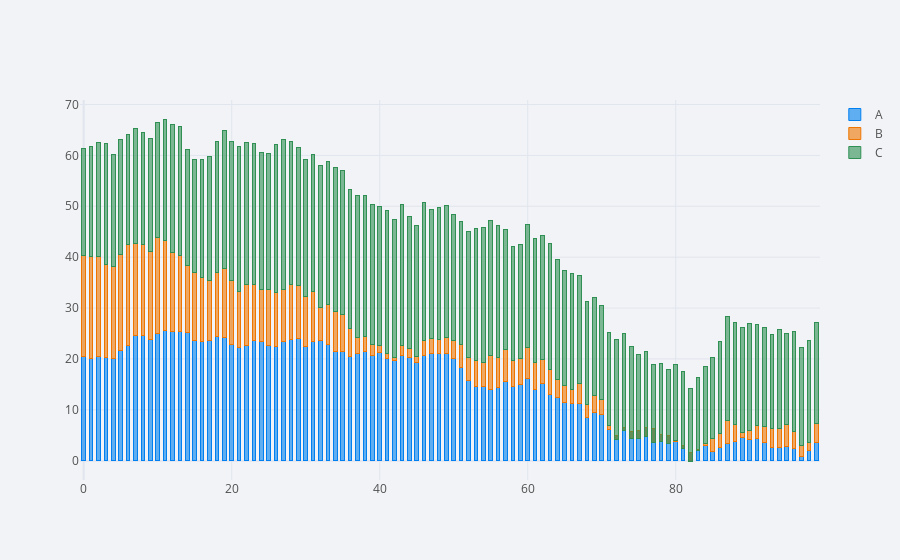

Source (notebook cell):
### Code cell
cf.set_config_file(theme='polar')
df.iplot(kind='bar', barmode='stack', bargap=0.5)
